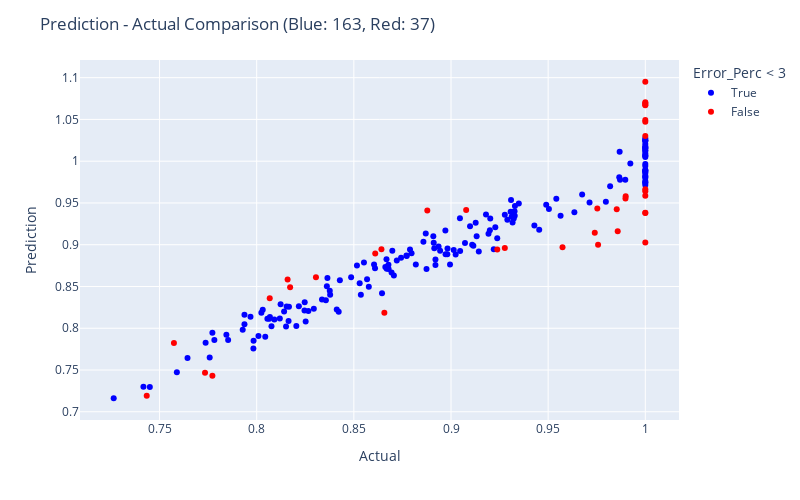

Notebook code for this chart:
### Code cell
fig = px.scatter(res, x="Actual", y="Prediction", color = "Error_Perc < 3", color_discrete_map= {True:"blue", False: "red"},
                 hover_data=["Actual", "Prediction", "Error_Perc"])

fig.update_layout(
    autosize=False,
    width=800,
    height=500,
    title_text=f"Prediction - Actual Comparison (Blue: {blue}, Red: {red})",
)

fig.show()

### Figure 1 — Plotly figure (JSON) as saved in the notebook; plotly's stock layout.template omitted (floating-point values rounded to 4 significant figures; data arrays with more than 128 entries replaced by an {"elided": "..."} marker saying what was removed)
{"data": [{"customdata": {"elided": "163x1 float values"}, "hovertemplate": "Error_Perc < 3=True<br>Actual=%{x}<br>Prediction=%{y}<br>Error_Perc=%{customdata[0]}<extra></extra>", "legendgroup": "True", "marker": {"color": "blue", "symbol": "circle"}, "mode": "markers", "name": "True", "orientation": "v", "showlegend": true, "type": "scatter", "x": {"elided": "163 float values"}, "xaxis": "x", "y": {"elided": "163 float values"}, "yaxis": "y"}, {"customdata": [[-7.074], [-3.23], [-3.263], [-6.207], [-6.121], [-7.769], [-5.425], [-3.269], [-6.307], [-9.732], [-4.148], [-3.195], [3.287], [-3.347], [3.716], [-3.613], [6.928], [-4.386], [9.506], [-3.491], [6.748], [4.938], [3.027], [4.731], [3.605], [-3.458], [3.301], [3.518], [3.908], [-4.353], [-6.17], [-3.405], [6.692], [3.675], [5.997], [5.22], [7.045]], "hovertemplate": "Error_Perc < 3=False<br>Actual=%{x}<br>Prediction=%{y}<br>Error_Perc=%{customdata[0]}<extra></extra>", "legendgroup": "False", "marker": {"color": "red", "symbol": "circle"}, "mode": "markers", "name": "False", "orientation": "v", "showlegend": true, "type": "scatter", "x": [0.9858, 0.9899, 0.9753, 1, 0.974, 0.9757, 0.8657, 0.7434, 0.9574, 1, 1, 0.9238, 0.7574, 1, 0.9078, 1, 1, 0.7772, 1, 0.9898, 1, 1, 1, 1, 0.8067, 0.7734, 0.861, 0.8642, 0.8172, 0.9853, 1, 0.9277, 1, 0.8305, 0.8878, 0.8159, 1], "xaxis": "x", "y": [0.9161, 0.9579, 0.9435, 0.9379, 0.9144, 0.8999, 0.8187, 0.7191, 0.897, 0.9027, 0.9585, 0.8943, 0.7823, 0.9665, 0.9415, 0.9639, 1.069, 0.7431, 1.095, 0.9552, 1.067, 1.049, 1.03, 1.047, 0.8358, 0.7467, 0.8894, 0.8946, 0.8491, 0.9424, 0.9383, 0.8961, 1.067, 0.861, 0.9411, 0.8585, 1.071], "yaxis": "y"}], "layout": {"autosize": false, "height": 500, "legend": {"title": {"text": "Error_Perc < 3"}, "tracegroupgap": 0}, "margin": {"t": 60}, "title": {"text": "Prediction - Actual Comparison (Blue: 163, Red: 37)"}, "width": 800, "xaxis": {"anchor": "y", "autorange": true, "domain": [0, 1], "range": [0.709, 1.017], "title": {"text": "Actual"}, "type": "linear"}, "yaxis": {"anchor": "x", "autorange": true, "domain": [0, 1], "range": [0.6902, 1.121], "title": {"text": "Prediction"}, "type": "linear"}}}
